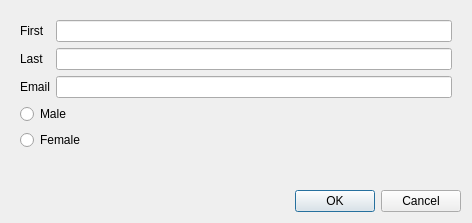
<?xml version="1.0" encoding="UTF-8"?>
<ui version="4.0">
 <class>Dialog</class>
 <widget class="QDialog" name="Dialog">
  <property name="geometry">
   <rect>
    <x>0</x>
    <y>0</y>
    <width>472</width>
    <height>223</height>
   </rect>
  </property>
  <property name="windowTitle">
   <string>Dialog</string>
  </property>
  <layout class="QVBoxLayout" name="verticalLayout">
   <item>
    <widget class="QStackedWidget" name="stackedWidget">
     <property name="currentIndex">
      <number>0</number>
     </property>
     <widget class="QWidget" name="page">
      <layout class="QVBoxLayout" name="verticalLayout_2">
       <item>
        <layout class="QGridLayout" name="gridLayout">
         <item row="0" column="0">
          <widget class="QLabel" name="label">
           <property name="text">
            <string>First</string>
           </property>
          </widget>
         </item>
         <item row="0" column="1">
          <widget class="QLineEdit" name="txtFirst"/>
         </item>
         <item row="1" column="0">
          <widget class="QLabel" name="label_2">
           <property name="text">
            <string>Last</string>
           </property>
          </widget>
         </item>
         <item row="1" column="1">
          <widget class="QLineEdit" name="txtLast"/>
         </item>
         <item row="2" column="0">
          <widget class="QLabel" name="label_3">
           <property name="text">
            <string>Email</string>
           </property>
          </widget>
         </item>
         <item row="2" column="1">
          <widget class="QLineEdit" name="txtEmail"/>
         </item>
        </layout>
       </item>
       <item>
        <widget class="QRadioButton" name="radioButton">
         <property name="text">
          <string>Male</string>
         </property>
        </widget>
       </item>
       <item>
        <widget class="QRadioButton" name="radioButton_2">
         <property name="text">
          <string>Female</string>
         </property>
        </widget>
       </item>
       <item>
        <spacer name="verticalSpacer">
         <property name="orientation">
          <enum>Qt::Vertical</enum>
         </property>
         <property name="sizeHint" stdset="0">
          <size>
           <width>20</width>
           <height>40</height>
          </size>
         </property>
        </spacer>
       </item>
      </layout>
     </widget>
     <widget class="QWidget" name="page_2">
      <layout class="QVBoxLayout" name="verticalLayout_3">
       <item>
        <widget class="QLabel" name="label_4">
         <property name="text">
          <string>Notes</string>
         </property>
        </widget>
       </item>
       <item>
        <widget class="QPlainTextEdit" name="plainTextEdit"/>
       </item>
      </layout>
     </widget>
     <widget class="QWidget" name="page_3">
      <layout class="QVBoxLayout" name="verticalLayout_4">
       <item>
        <widget class="QFrame" name="frame">
         <property name="frameShape">
          <enum>QFrame::StyledPanel</enum>
         </property>
         <property name="frameShadow">
          <enum>QFrame::Raised</enum>
         </property>
         <layout class="QHBoxLayout" name="horizontalLayout">
          <item>
           <widget class="QLabel" name="label_5">
            <property name="text">
             <string>Birthday</string>
            </property>
           </widget>
          </item>
          <item>
           <widget class="QDateEdit" name="dateEdit"/>
          </item>
         </layout>
        </widget>
       </item>
      </layout>
     </widget>
    </widget>
   </item>
   <item>
    <widget class="QDialogButtonBox" name="buttonBox">
     <property name="standardButtons">
      <set>QDialogButtonBox::Cancel|QDialogButtonBox::Ok</set>
     </property>
    </widget>
   </item>
  </layout>
 </widget>
 <resources/>
 <connections/>
</ui>
